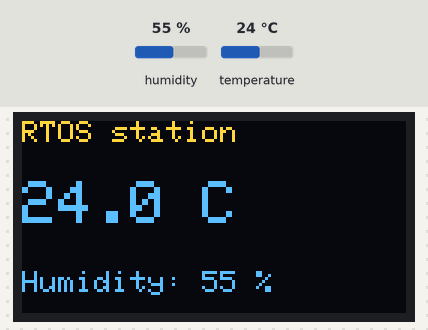
Recording of a sketch running on a simulated ESP32. On the bench: 128×64 one-colour display. The inputs (shaded band) are chosen by the test bench; at power-on: humidity 55 %, temperature 24 °C. The OLED is the two-colour kind (top 16 rows yellow); what the sketch prints to the serial monitor is not drawn.

Above: at 4.8 s.
4.9 s: humidity set to 22 %
At 9.1 s:
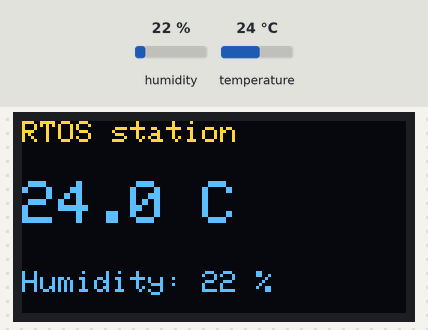
9.9 s: temperature set to 12 °C
At 13.3 s:
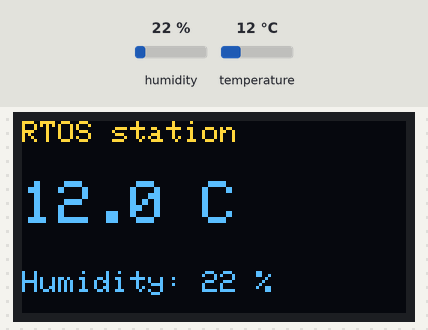
14.9 s: humidity set to 40 %
At 16.4 s:
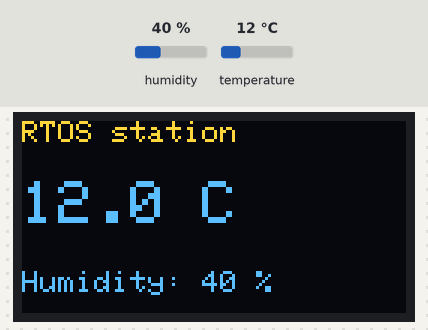
19.9 s: temperature set to 19 °C
At 20.6 s:
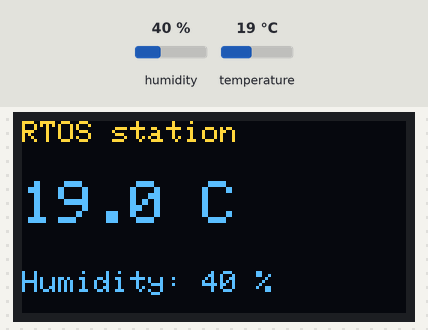
Timing chart, 0 to 22.9 s (numbered marks = the images above; inputs shaded):
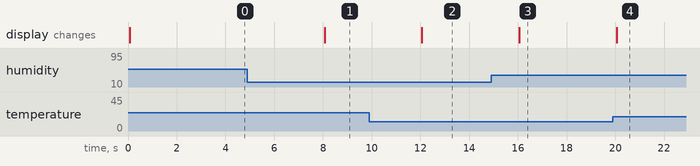

The sketch:

sketch.ino
```cpp
#include <Wire.h>
#include <Adafruit_GFX.h>
#include <Adafruit_SSD1306.h>
#include <DHT.h>

#define DHT_PIN   15
#define DHT_TYPE  DHT22
#define OLED_ADDR 0x3C

DHT dht(DHT_PIN, DHT_TYPE);
Adafruit_SSD1306 oled(128, 64, &Wire, -1);

// A message that travels through the queues
struct Reading { float temp; float hum; };

// The shared "notebook" where tasks write how long their work took
struct Stats { uint32_t readUs; uint32_t displayUs; uint32_t dropped; };
Stats stats = {0, 0, 0};

QueueHandle_t     displayQueue;
QueueHandle_t     logQueue;
SemaphoreHandle_t statsMutex;   // the key to the notebook

// ---------- Task 1: read the sensor every 2 seconds ----------
void readerTask(void *param) {
  TickType_t lastWake = xTaskGetTickCount();
  for (;;) {
    uint32_t t0 = micros();
    Reading r;
    r.temp = dht.readTemperature();
    r.hum  = dht.readHumidity();
    uint32_t took = micros() - t0;

    if (!isnan(r.temp) && !isnan(r.hum)) {
      // timeout 0 = do not wait if the queue is full
      bool ok1 = xQueueSend(displayQueue, &r, 0) == pdTRUE;
      bool ok2 = xQueueSend(logQueue, &r, 0) == pdTRUE;

      if (xSemaphoreTake(statsMutex, portMAX_DELAY) == pdTRUE) {
        stats.readUs = took;
        if (!ok1 || !ok2) stats.dropped++;
        xSemaphoreGive(statsMutex);
      }
    }
    vTaskDelayUntil(&lastWake, pdMS_TO_TICKS(2000));   // keeps an exact 2 s rhythm
  }
}

// ---------- Task 2: show the latest reading on the screen ----------
void displayTask(void *param) {
  Reading r;
  for (;;) {
    // sleeps here, using no CPU, until a message arrives
    if (xQueueReceive(displayQueue, &r, portMAX_DELAY) == pdTRUE) {
      uint32_t t0 = micros();

      oled.clearDisplay();
      oled.setTextSize(1);
      oled.setCursor(0, 0);
      oled.println("RTOS station");
      oled.setTextSize(2);
      oled.setCursor(0, 20);
      oled.print(r.temp, 1);
      oled.println(" C");
      oled.setTextSize(1);
      oled.setCursor(0, 50);
      oled.print("Humidity: ");
      oled.print(r.hum, 0);
      oled.println(" %");
      oled.display();
      uint32_t took = micros() - t0;
      if (xSemaphoreTake(statsMutex, portMAX_DELAY) == pdTRUE) {
        stats.displayUs = took;
        xSemaphoreGive(statsMutex);
      }
    }
  }
}

// ---------- Task 3: print a log line ----------
void loggerTask(void *param) {
  Reading r;
  for (;;) {
    if (xQueueReceive(logQueue, &r, portMAX_DELAY) == pdTRUE) {
      Stats s;
      if (xSemaphoreTake(statsMutex, portMAX_DELAY) == pdTRUE) {
        s = stats;                       // copy fast, then give the key back
        xSemaphoreGive(statsMutex);
      }
      Serial.printf("[%lu ms] T=%.1f C  H=%.0f %% | read=%lu us  display=%lu us  dropped=%lu | stack left=%u bytes\n",
                    (unsigned long)millis(), r.temp, r.hum,
                    (unsigned long)s.readUs, (unsigned long)s.displayUs,
                    (unsigned long)s.dropped,
                    (unsigned)uxTaskGetStackHighWaterMark(NULL));
    }
  }
}

void setup() {
  Serial.begin(115200);
  dht.begin();
  Wire.begin(21, 22);
  if (!oled.begin(SSD1306_SWITCHCAPVCC, OLED_ADDR)) {
    Serial.println("OLED not found");
    while (true) delay(1000);
  }
  oled.setTextColor(SSD1306_WHITE);

  displayQueue = xQueueCreate(5,  sizeof(Reading));   // room for 5 messages
  logQueue     = xQueueCreate(10, sizeof(Reading));   // room for 10 messages
  statsMutex   = xSemaphoreCreateMutex();

  //              function     name       stack  param priority handle
  xTaskCreate(readerTask,  "reader",  4096, NULL, 2, NULL);
  xTaskCreate(displayTask, "display", 4096, NULL, 1, NULL);
  xTaskCreate(loggerTask,  "logger",  4096, NULL, 1, NULL);
}

void loop() {
  vTaskDelay(pdMS_TO_TICKS(1000));   // the main loop has nothing to do now
}
```

Measured:
- after the input at 4.9 s, the display: changes after 3.2 s (image 1)
- after the input at 9.9 s, the display: changes after 2.2 s (image 2)
- after the input at 14.9 s, the display: changes after 1.2 s (image 3)
- after the input at 19.9 s, the display: changes after 0.17 s (image 4)
